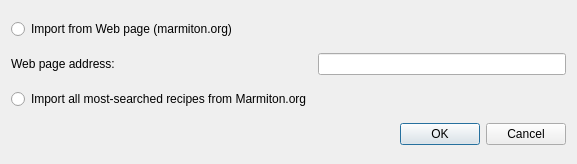
<?xml version="1.0" encoding="UTF-8"?>
<ui version="4.0">
 <class>ImportFromWebView</class>
 <widget class="QDialog" name="ImportFromWebView">
  <property name="geometry">
   <rect>
    <x>0</x>
    <y>0</y>
    <width>577</width>
    <height>164</height>
   </rect>
  </property>
  <property name="windowTitle">
   <string>Dialog</string>
  </property>
  <layout class="QGridLayout" name="gridLayout_2">
   <item row="0" column="0" colspan="2">
    <widget class="QRadioButton" name="radio_importWebPage">
     <property name="text">
      <string>Import from Web page (marmiton.org)</string>
     </property>
    </widget>
   </item>
   <item row="1" column="1">
    <widget class="QLineEdit" name="lineEdit"/>
   </item>
   <item row="1" column="0">
    <widget class="QLabel" name="label">
     <property name="text">
      <string>Web page address: </string>
     </property>
    </widget>
   </item>
   <item row="2" column="0">
    <widget class="QRadioButton" name="radio_importAllMostSearched">
     <property name="text">
      <string>Import all most-searched recipes from Marmiton.org</string>
     </property>
    </widget>
   </item>
   <item row="3" column="0" colspan="2">
    <widget class="QDialogButtonBox" name="buttonBox">
     <property name="orientation">
      <enum>Qt::Horizontal</enum>
     </property>
     <property name="standardButtons">
      <set>QDialogButtonBox::Cancel|QDialogButtonBox::Ok</set>
     </property>
    </widget>
   </item>
  </layout>
 </widget>
 <resources/>
 <connections>
  <connection>
   <sender>buttonBox</sender>
   <signal>accepted()</signal>
   <receiver>ImportFromWebView</receiver>
   <slot>accept()</slot>
   <hints>
    <hint type="sourcelabel">
     <x>248</x>
     <y>254</y>
    </hint>
    <hint type="destinationlabel">
     <x>157</x>
     <y>274</y>
    </hint>
   </hints>
  </connection>
  <connection>
   <sender>buttonBox</sender>
   <signal>rejected()</signal>
   <receiver>ImportFromWebView</receiver>
   <slot>reject()</slot>
   <hints>
    <hint type="sourcelabel">
     <x>316</x>
     <y>260</y>
    </hint>
    <hint type="destinationlabel">
     <x>286</x>
     <y>274</y>
    </hint>
   </hints>
  </connection>
 </connections>
</ui>
